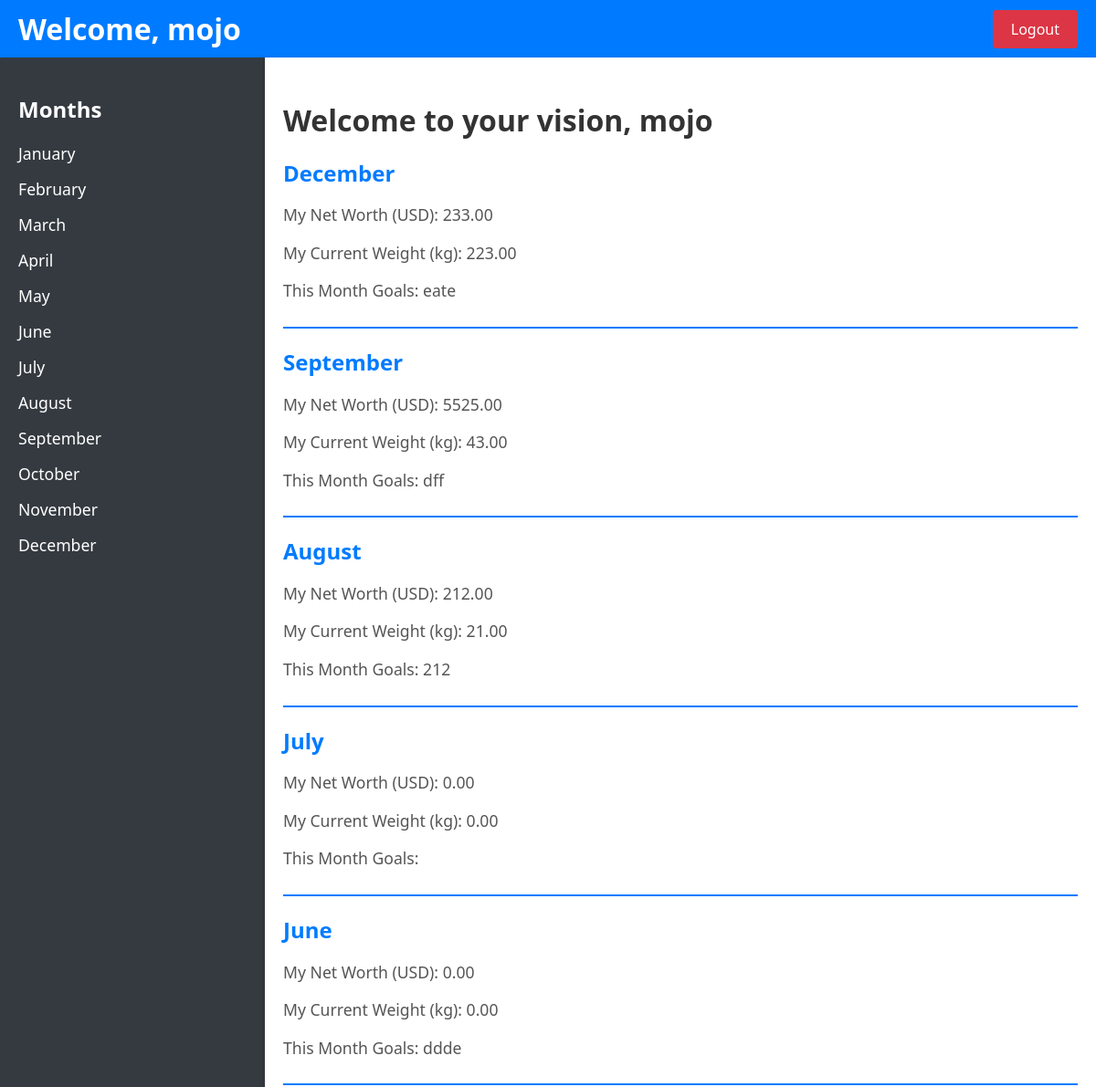
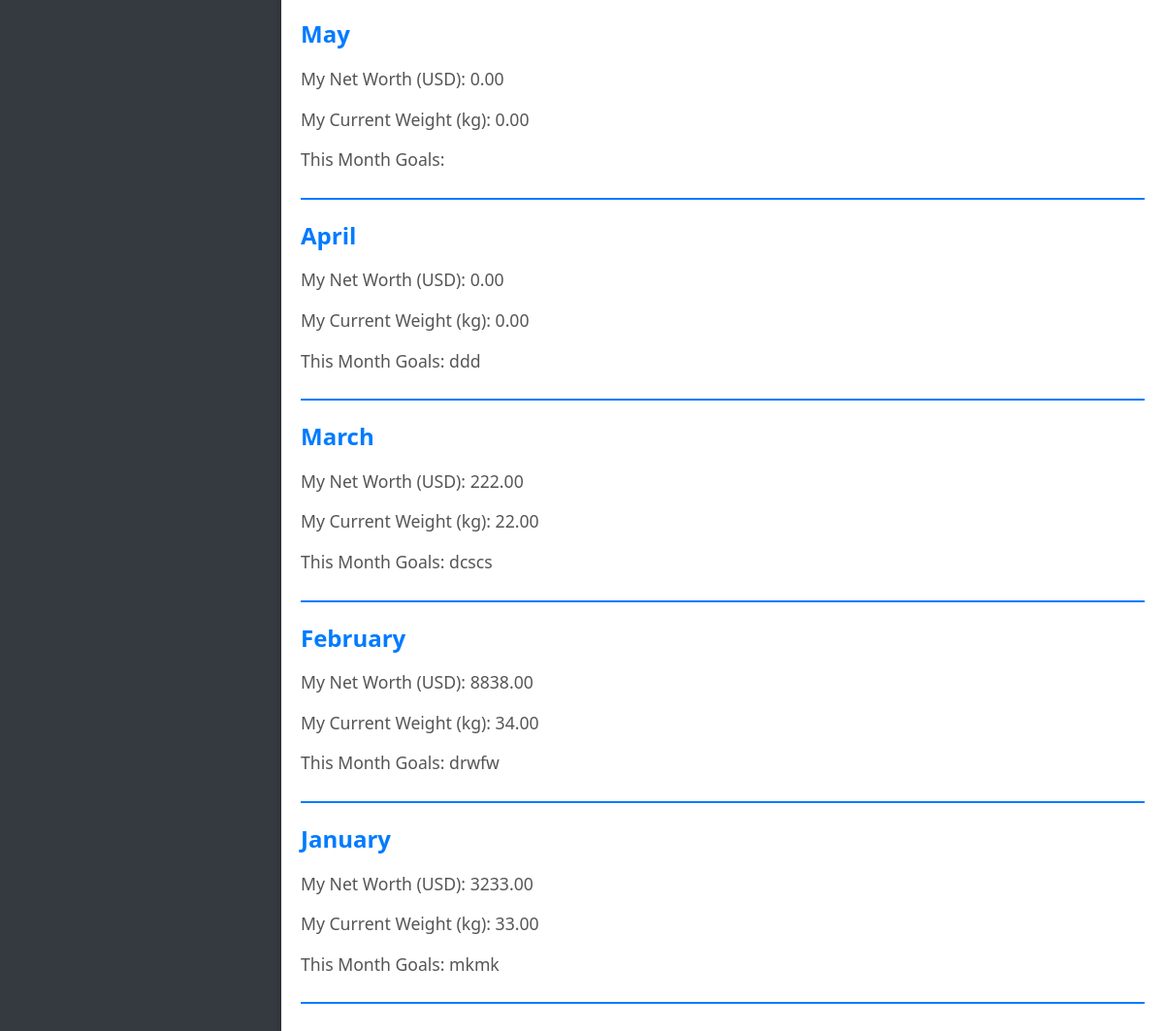
Screenshot of /dashboard/ (signed in) with the database file from the repository (2 pictures, top to bottom).
### main/models.py (models this page shows, shortened)
class MonthlyData(models.Model):
    user = models.ForeignKey(User, on_delete=models.CASCADE)
    month = models.CharField(max_length=20)
    net_worth = models.DecimalField(max_digits=10, decimal_places=2, default=0.0)
    current_weight = models.DecimalField(max_digits=5, decimal_places=2, default=0.0)
    month_goals = models.TextField()

### main/views.py (the view)
# urls.py: path('dashboard/', views.dashboard, name='dashboard'),
@login_required
def dashboard(request):
    months = ["January", "February", "March", "April", "May", "June", "July", "August", "September", "October", "November", "December"]
    monthly_data = MonthlyData.objects.filter(user=request.user)
    month_order = {month: index for index, month in enumerate(months)}
    sorted_monthly_data = sorted(monthly_data, key=lambda x: month_order[x.month], reverse=True)
    return render(request, 'main/dashboard.html', {'username': request.user.username, 'months': months, 'monthly_data': sorted_monthly_data})

### main/templates/main/dashboard.html (shortened to what this page needs)
<!DOCTYPE html>
<html>
<head>
</head>
<body>
    <div class="top-bar">
        <h1>Welcome, {{ username }}</h1>
        <a href="{% url 'logout' %}">Logout</a>
    </div>
    <div class="container">
        <div class="sidebar">
            <h2>Months</h2>
            <ul>
                {% for month in months %}
                    <li><a href="{% url 'month_view' month %}">{{ month }}</a></li>
                {% endfor %}
            </ul>
        </div>
        <div class="main-content">
            <h2>Welcome to your vision, {{ username }}</h2>
            {% for data in monthly_data %}
            <div class="month-section">
                <div class="month-title">{{ data.month }}</div>
                <p>My Net Worth (USD): {{ data.net_worth }}</p>
                <p>My Current Weight (kg): {{ data.current_weight }}</p>
                <p>This Month Goals: {{ data.month_goals }}</p>
            </div>
            {% endfor %}
        </div>
    </div>
</body>
</html>

### main/templates/main/dashboard.html (style rules this page uses)
body { font-family: 'Segoe UI', Tahoma, Geneva, Verdana, sans-serif; margin: 0; padding: 0; display: flex; flex-direction: column; height: 100vh; background-color: #f4f4f9; }
.top-bar { display: flex; justify-content: space-between; align-items: center; background-color: #007bff; color: #fff; padding: 10px 20px; box-shadow: 0 4px 8px rgba(0, 0, 0, 0.1); }
.top-bar h1 { margin: 0; }
.top-bar a { background-color: #dc3545; color: #fff; padding: 10px 20px; border: none; border-radius: 4px; text-decoration: none; font-size: 16px; transition: background-color 0.3s ease; }
.container { display: flex; flex: 1; flex-direction: row; }
.sidebar { width: 250px; background-color: #343a40; color: #fff; padding: 20px; box-shadow: 2px 0 5px rgba(0, 0, 0, 0.1); }
.sidebar h2 { font-size: 1.5em; margin-bottom: 20px; }
.sidebar ul { list-style: none; padding: 0; }
.sidebar ul li { margin-bottom: 15px; }
.sidebar ul li a { color: #fff; text-decoration: none; font-size: 1.1em; transition: color 0.3s ease; }
.main-content { flex: 1; padding: 20px; background-color: #fff; box-shadow: -2px 0 5px rgba(0, 0, 0, 0.1); }
.main-content h2 { font-size: 2em; margin-bottom: 20px; color: #333; }
.month-section { border-bottom: 2px solid #007bff; margin-bottom: 20px; padding-bottom: 10px; }
.month-title { font-weight: bold; font-size: 1.5em; color: #007bff; }
.month-section p { font-size: 1.1em; color: #555; }

### rows the page displays
MonthlyData: month "December", net_worth "233.00", current_weight "223.00", month_goals "eate"
MonthlyData: month "September", net_worth "5525.00", current_weight "43.00", month_goals "dff"
MonthlyData: month "August", net_worth "212.00", current_weight "21.00", month_goals "212"
MonthlyData: month "July", net_worth "0.00", current_weight "0.00"
MonthlyData: month "June", net_worth "0.00", current_weight "0.00", month_goals "ddde"
MonthlyData: month "May", net_worth "0.00", current_weight "0.00"
MonthlyData: month "April", net_worth "0.00", current_weight "0.00", month_goals "ddd"
MonthlyData: month "March", net_worth "222.00", current_weight "22.00", month_goals "dcscs"
MonthlyData: month "February", net_worth "8838.00", current_weight "34.00", month_goals "drwfw"
MonthlyData: month "January", net_worth "3233.00", current_weight "33.00", month_goals "mkmk"

### other values shown
{{ username }} "mojo"
{{ month }} "January" "February" "March" "April" "May" "June" "July" "August" "September" "October" "November" "December"
